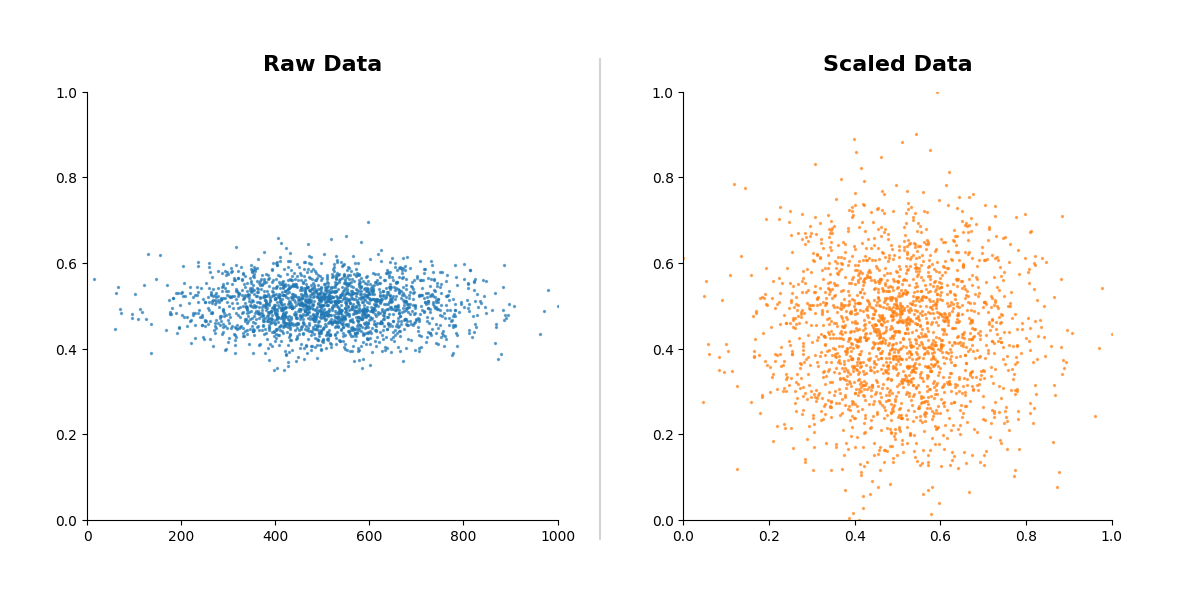

This chart was generated by the following Python code:
import matplotlib.pyplot as plt
import numpy as np

def generate_scaling_comparison():
    # 1. Setup Data
    np.random.seed(42)
    n_points = 2000

    # Generate "Raw" Data: Stretched distribution
    # X has a large range (0-1000), Y has a small range (0-1)
    x_raw = np.random.normal(loc=500, scale=150, size=n_points)
    y_raw = np.random.normal(loc=0.5, scale=0.05, size=n_points)

    # Clip to strictly match the visual limits for neatness
    x_raw = np.clip(x_raw, 0, 1000)
    y_raw = np.clip(y_raw, 0, 1)

    # Generate "Scaled" Data: Normalized (Min-Max Scaling logic)
    # We manually normalize to 0-1 range for the visualization
    x_scaled = (x_raw - x_raw.min()) / (x_raw.max() - x_raw.min())
    y_scaled = (y_raw - y_raw.min()) / (y_raw.max() - y_raw.min())

    # 2. Plotting
    fig, axes = plt.subplots(1, 2, figsize=(12, 6))

    # --- Left Plot: Raw Data ---
    axes[0].scatter(x_raw, y_raw, s=2, alpha=0.6, color='#1f77b4') # Blue
    axes[0].set_title("Raw Data", fontsize=16, fontweight='bold', pad=15)
    axes[0].set_xlim(0, 1000)
    axes[0].set_ylim(0, 1)

    # Remove top/right spines for cleaner look
    axes[0].spines['top'].set_visible(False)
    axes[0].spines['right'].set_visible(False)

    # --- Right Plot: Scaled Data ---
    # To make it look "circular" in the plot, we ensure aspect ratio is equal
    axes[1].scatter(x_scaled, y_scaled, s=2, alpha=0.6, color='#ff7f0e') # Orange
    axes[1].set_title("Scaled Data", fontsize=16, fontweight='bold', pad=15)
    axes[1].set_xlim(0, 1)
    axes[1].set_ylim(0, 1)
    axes[1].set_aspect('equal', adjustable='box')

    # Remove top/right spines
    axes[1].spines['top'].set_visible(False)
    axes[1].spines['right'].set_visible(False)

    # 3. Final Layout Adjustments
    plt.tight_layout(pad=4.0)

    # Add a dividing line visually (optional, but matches the requested image style)
    line = plt.Line2D([0.5, 0.5], [0.1, 0.9], transform=fig.transFigure, color="lightgrey")
    fig.add_artist(line)

    print("Generating plot...")
    plt.show()

if __name__ == "__main__":
    generate_scaling_comparison()
